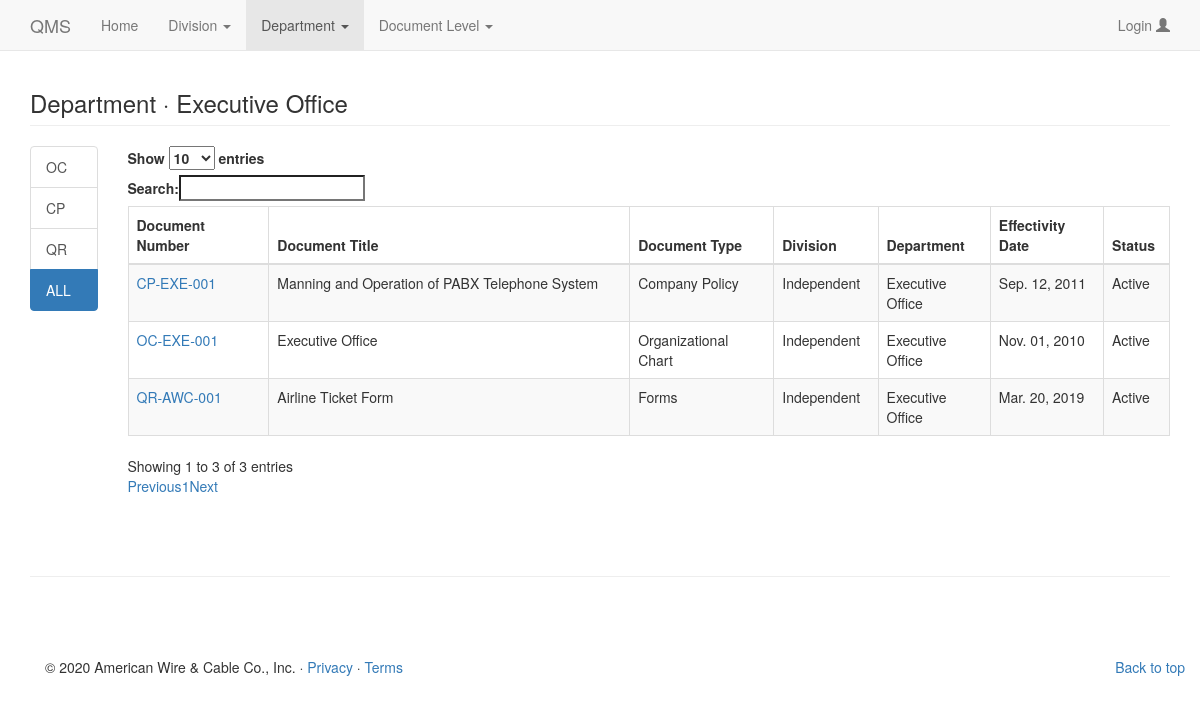
The page /index.php/department/19 on the database its author committed.
### tables this page shows
CREATE TABLE `awcci_department` (
  `deptid` int(11) NOT NULL,
  `dept_name` varchar(50) NOT NULL,
  `position` int(11) NOT NULL,
  `visible` tinyint(11) NOT NULL
);

CREATE TABLE `masterlist` (
  `procedureid` int(11) UNSIGNED NOT NULL,
  `documenttitle` varchar(100) NOT NULL,
  `documenttype` varchar(100) NOT NULL,
  `division` varchar(100) NOT NULL,
  `department` varchar(100) NOT NULL,
  `docnum` varchar(100) NOT NULL,
  `effectivitydate` varchar(30) NOT NULL,
  `status` varchar(50) NOT NULL,
  `filename` varchar(300) NOT NULL,
  `create_date` timestamp NOT NULL DEFAULT CURRENT_TIMESTAMP
);

CREATE TABLE `documentlevel` (
  `recid` int(10) UNSIGNED NOT NULL,
  `level` varchar(30) NOT NULL,
  `documentdesc` varchar(50) NOT NULL,
  `documenttype` varchar(3) NOT NULL
);

CREATE TABLE `awcci_division` (
  `divid` int(11) NOT NULL,
  `div_name` varchar(50) NOT NULL,
  `position` int(11) NOT NULL,
  `visible` tinyint(4) NOT NULL
);

### application/controllers/Main.php (called while the page is built, shortened)
<?php
class Main extends CI_Controller {
	public function view_header($page = 'home')
	{
		$this->load->model(['documentlevel', 'department', 'division']);
		$data['documents'] = $this->documentlevel->getDocumentLevel();
		$data['departments'] = $this->department->getDepartmentByPosition();
		$data['divisions'] = $this->division->getDivisions();
		$data['active'] = $page;
		$this->load->view('template/header', $data);
	}
	public function department_document($id, $type = 'ALL')
	{
		$this->load->model(['documentlevel', 'department', 'division', 'masterlist']);
		$data['department_name'] = $this->department->get_department_name_by_id($id)['dept_name'];
		$data['docs'] = $this->masterlist->get_all_document_by_department($id, $type);
		$data['types'] = $this->department->get_type_by_document($data['department_name']);
		$data['active_type'] = $type;
		$data['id'] = $id;
		$this->view_header('department');
		$this->load->view('public/department', $data);
		$this->load->view('template/footer');
	}
}

### index.php (called while the page is built, shortened)
<?php
require_once BASEPATH.'core/CodeIgniter.php';

### application/models/department.php (called while the page is built, shortened)
<?php
class Department extends CI_Model
{
	public function getDepartmentByPosition()
	{
		$this->db->where('visible', true);
		$this->db->order_by('position', 'ASC');
		$this->db->select('deptid');
		$this->db->select('dept_name');
		$result = $this->db->get('awcci_department');
		return $result->result();
	}
	public function get_department_name_by_id($id)
	{
		$this->db->where('deptid', $id);
		$this->db->select('dept_name');
		$result = $this->db->get('awcci_department');
		return $result->row_array();
	}
	public function get_type_by_document($id)
	{
		$this->db->distinct();
		$this->db->where('awcci_department.dept_name', $id);
		$this->db->select('documentlevel.documentdesc, documentlevel.documenttype');
		$this->db->join('documentlevel', 'documentlevel.recid = masterlist.documenttype');
		$this->db->join('awcci_department', 'awcci_department.deptid = masterlist.department', 'inner');
		$result = $this->db->get('masterlist');
		return $result->result();
	}
}

### application/models/masterlist.php (called while the page is built, shortened)
<?php
class Masterlist extends CI_Model
{
	public function get_all_document_by_department($id, $type)
	{
		$this->db->select('procedureid, documenttitle, documentlevel.documentdesc, div_name, dept_name, docnum, effectivitydate, status, filename');
		$this->db->join('documentlevel', 'documentlevel.recid = masterlist.documenttype');
		$this->db->join('awcci_department', 'awcci_department.deptid = masterlist.department');
		$this->db->join('awcci_division', 'awcci_division.divid = masterlist.division');
		return $this->db->get_where('masterlist', ['awcci_department.deptid' => $id, 'status' => 'active'])->result();
		die($this->db->last_query());
	}
}

### application/views/public/department.php (the view)
<div class="container">
  <h3 class="page-header">Department &middot; <?php echo $department_name ?></h3>
  <div class="row">
    <div class="col-md-1">
      <div class="list-group">
        <?php foreach ($types as $type): ?>
        <a href="<?php echo site_url("department/$id/$type->documenttype") ?>" class="list-group-item <?php echo $active_type == $type->documenttype ? 'active' : '' ?>" data-toggle="tooltip" data-placement="right" title="<?=$type->documentdesc?>"><?=$type->documenttype?></a>
        <?php endforeach; ?>
        <a href="<?php echo site_url("department/$id") ?>" class="list-group-item <?php echo $active_type == 'ALL' ? 'active' : '' ?>">ALL</a>
      </div>
    </div>
    <div class="col-md-11">
      <table class="table table-striped table-bordered" id="table">
        <thead>
          <tr>
            <th>Document Number</th>
            <th>Document Title</th>
            <th>Document Type</th>
            <th>Division</th>
            <th>Department</th>
            <th>Effectivity Date</th>
            <th>Status</th>
          </tr>
      </thead>
        <tbody>
          <?php
          foreach ($docs as $doc) {
            echo "<tr>";
            echo "<td><a href=".site_url("iso/document/$doc->filename")." target='_blank'>".$doc->docnum."</a></td>";
            echo "<td>".$doc->documenttitle."</td>";
            echo "<td>".$doc->documentdesc."</td>";
            echo "<td>".$doc->div_name."</td>";
            echo "<td>".$doc->dept_name."</td>";
            echo "<td>".date('M. d, Y', strtotime($doc->effectivitydate))."</td>";
            echo "<td>".$doc->status."</td>";
            echo "</tr>";
          }
          ?>
        </tbody>
      </table>
    </div>
  </div>

### application/views/template/header.php (style rules this page uses)
body { padding-top: 50px; padding-bottom: 20px; }

### rows shown on the page
awcci_department: dept_name "Executive Office"
masterlist: docnum "OC-EXE-001", documenttitle "Executive Office", documentlevel.documentdesc "Organizational Chart", awcci_division.div_name "Independent", awcci_department.dept_name "Executive Office", effectivitydate "Nov. 01, 2010", status "Active"
masterlist: docnum "CP-EXE-001", documenttitle "Manning and Operation of PABX Telephone System", documentlevel.documentdesc "Company Policy", awcci_division.div_name "Independent", awcci_department.dept_name "Executive Office", effectivitydate "Sep. 12, 2011", status "Active"
masterlist: docnum "QR-AWC-001", documenttitle "Airline Ticket Form", documentlevel.documentdesc "Forms", awcci_division.div_name "Independent", awcci_department.dept_name "Executive Office", effectivitydate "Mar. 20, 2019", status "Active"

### other values the page prints
$type->documenttype "OC"
$type->documenttype "CP"
$type->documenttype "QR"
